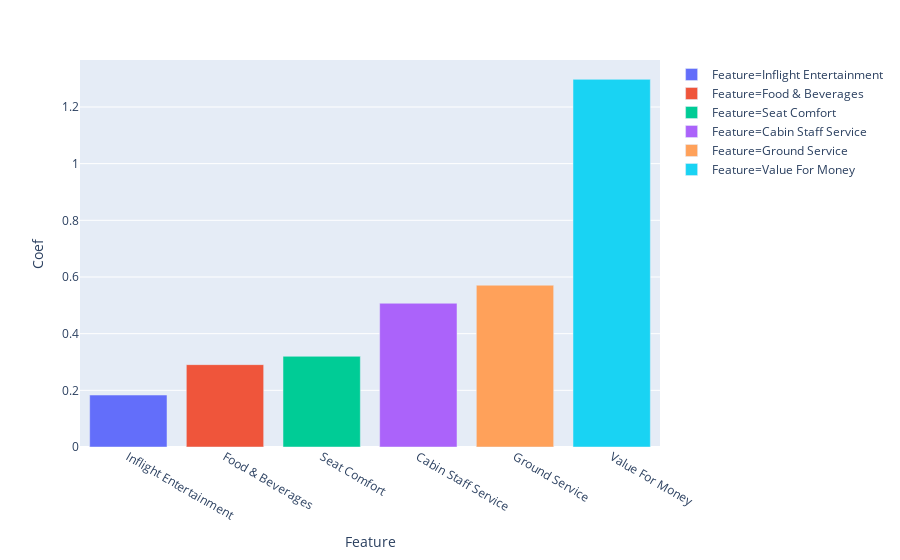

Notebook code for this chart:
### Code cell
fig = px.bar(df_coef, x='Feature', y='Coef', color='Feature')
fig.show()

### Figure 1 — Plotly figure (JSON) as saved in the notebook; plotly's stock layout.template omitted (floating-point values rounded to 4 significant figures)
{"data": [{"alignmentgroup": "True", "hoverlabel": {"namelength": 0}, "hovertemplate": "Feature=%{x}<br>Coef=%{y}", "legendgroup": "Feature=Inflight Entertainment", "marker": {"color": "#636efa"}, "name": "Feature=Inflight Entertainment", "offsetgroup": "Feature=Inflight Entertainment", "orientation": "v", "showlegend": true, "textposition": "auto", "type": "bar", "x": ["Inflight Entertainment"], "xaxis": "x", "y": [0.1833], "yaxis": "y"}, {"alignmentgroup": "True", "hoverlabel": {"namelength": 0}, "hovertemplate": "Feature=%{x}<br>Coef=%{y}", "legendgroup": "Feature=Food & Beverages", "marker": {"color": "#EF553B"}, "name": "Feature=Food & Beverages", "offsetgroup": "Feature=Food & Beverages", "orientation": "v", "showlegend": true, "textposition": "auto", "type": "bar", "x": ["Food & Beverages"], "xaxis": "x", "y": [0.2907], "yaxis": "y"}, {"alignmentgroup": "True", "hoverlabel": {"namelength": 0}, "hovertemplate": "Feature=%{x}<br>Coef=%{y}", "legendgroup": "Feature=Seat Comfort", "marker": {"color": "#00cc96"}, "name": "Feature=Seat Comfort", "offsetgroup": "Feature=Seat Comfort", "orientation": "v", "showlegend": true, "textposition": "auto", "type": "bar", "x": ["Seat Comfort"], "xaxis": "x", "y": [0.3201], "yaxis": "y"}, {"alignmentgroup": "True", "hoverlabel": {"namelength": 0}, "hovertemplate": "Feature=%{x}<br>Coef=%{y}", "legendgroup": "Feature=Cabin Staff Service", "marker": {"color": "#ab63fa"}, "name": "Feature=Cabin Staff Service", "offsetgroup": "Feature=Cabin Staff Service", "orientation": "v", "showlegend": true, "textposition": "auto", "type": "bar", "x": ["Cabin Staff Service"], "xaxis": "x", "y": [0.5073], "yaxis": "y"}, {"alignmentgroup": "True", "hoverlabel": {"namelength": 0}, "hovertemplate": "Feature=%{x}<br>Coef=%{y}", "legendgroup": "Feature=Ground Service", "marker": {"color": "#FFA15A"}, "name": "Feature=Ground Service", "offsetgroup": "Feature=Ground Service", "orientation": "v", "showlegend": true, "textposition": "auto", "type": "bar", "x": ["Ground Service"], "xaxis": "x", "y": [0.5709], "yaxis": "y"}, {"alignmentgroup": "True", "hoverlabel": {"namelength": 0}, "hovertemplate": "Feature=%{x}<br>Coef=%{y}", "legendgroup": "Feature=Value For Money", "marker": {"color": "#19d3f3"}, "name": "Feature=Value For Money", "offsetgroup": "Feature=Value For Money", "orientation": "v", "showlegend": true, "textposition": "auto", "type": "bar", "x": ["Value For Money"], "xaxis": "x", "y": [1.297], "yaxis": "y"}], "layout": {"barmode": "relative", "legend": {"tracegroupgap": 0}, "margin": {"t": 60}, "xaxis": {"anchor": "y", "categoryarray": ["Inflight Entertainment", "Food & Beverages", "Seat Comfort", "Cabin Staff Service", "Ground Service", "Value For Money"], "categoryorder": "array", "domain": [0, 1], "title": {"text": "Feature"}}, "yaxis": {"anchor": "x", "domain": [0, 1], "title": {"text": "Coef"}}}}
